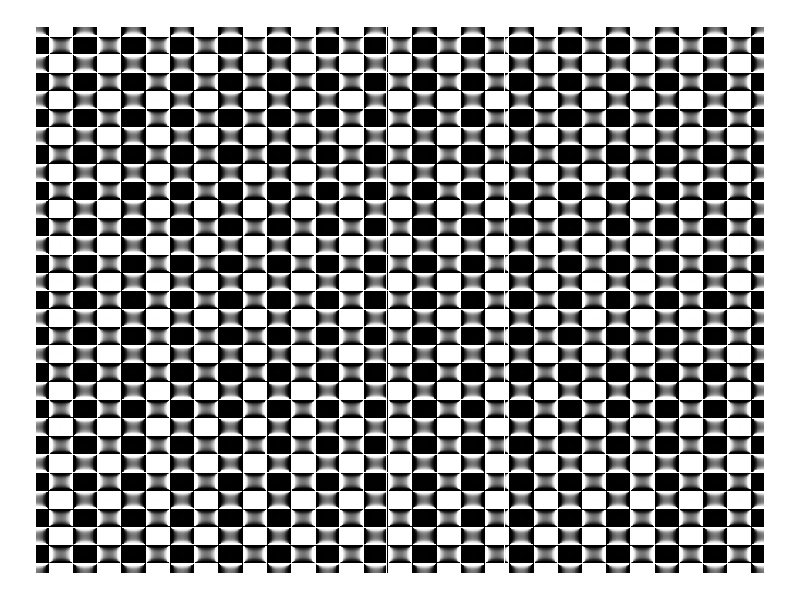

R code for this plot:
## ---- chunk 1
knitr::opts_chunk$set(
  comment = NA, 
  echo = TRUE, 
  warning = TRUE, 
  message = TRUE, 
  fig.width = 11, 
  fig.height = 8.5,
  error = TRUE
)
## ---- chunk 2
# import libraries
library(dplyr)
library(ggplot2)
library(pracma)
## ---- chunk 3
seq(-15*pi, 15*pi, by=0.1) %>%
  expand.grid(x=., y=.) %>%
  ggplot(aes(x=x, y=y, fill=erf(sec(x) - sec(y)))) +
    geom_tile() +
    scale_fill_gradientn(colours=c("#000000", "#FFFFFF")) +
    theme_void() +
    theme(legend.position="none")
